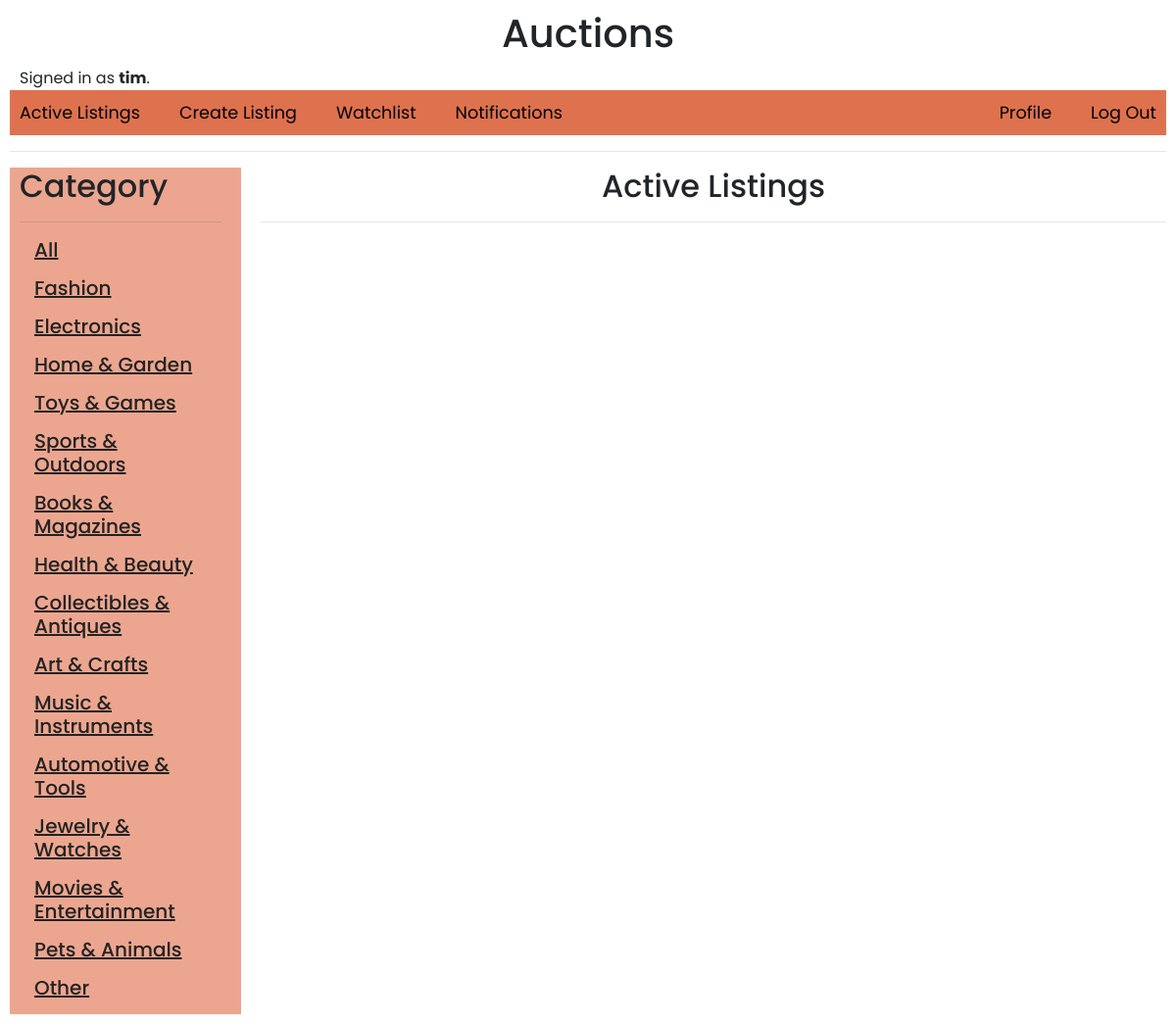
/?q=Fashion (signed in), run on the app's committed database.
### auctions/models.py (models this page shows, shortened)
class User(AbstractUser):
    @cached_property
    def unread_notification_count(self):
        return Notification.objects.filter(user=self, is_read=False).count()

class Category(models.Model):
    name = models.CharField(max_length=40)
    updated = models.DateTimeField(auto_now=True)
    created = models.DateTimeField(auto_now_add=True)
    class Meta:
        ordering = ['created']

### auctions/views.py (the view)
# urls.py: path("", views.index, name="index"),
def index(request):
    q = request.GET.get('q') if request.GET.get('q') != None else ''
    listings = AuctionListing.objects.filter(
        Q(is_active=True) &
        Q(category__name__icontains=q)
        )
    for listing in listings:
        highest_bid = Bid.objects.filter(listing=listing).first()
        listing.max_bid = highest_bid.amount if highest_bid else None
    Categories = Category.objects.all()
    context = {'listings':listings,
               'Categories':Categories}
    return render(request, "auctions/index.html", context)

### auctions/templates/auctions/index.html (shortened to what this page needs)
{% extends "auctions/layout.html" %}
{% block body %}
<div class="home-container">
    <div class="Category-container" style="background-color: #eca68f;">
        {% include 'auctions/category.html' %}
    </div>
    <div class="listings-container">
        <h2 class="title">Active Listings</h2>
        <hr>
    </div>
{% endblock %}

### auctions/templates/auctions/layout.html (shortened to what this page needs)
{% load static %}
<!DOCTYPE html>
<html lang="en">
    <head>
        <link rel="stylesheet" href="https://stackpath.bootstrapcdn.com/bootstrap/4.4.1/css/bootstrap.min.css">
        <link href="{% static 'auctions/styles.css' %}" rel="stylesheet">
    </head>
    <body>
        <h1 class="title">Auctions</h1>
        <div class="signedUser">
            {% if user.is_authenticated %}
                Signed in as <strong>{{ user.username }}</strong>.
            {% else %}
                Not signed in.
            {% endif %}
        </div>
        <ul class="nav" style="background-color: #de724f;">
            <li class="nav-item left-links">
                <a class="nav-link" href="{% url 'index' %}">Active Listings</a>
                {% if user.is_authenticated %}
                <a class="nav-link" href="{% url 'CreateListing' %}">Create Listing</a>
                <a class="nav-link" href="{% url 'watchlistPage' %}">Watchlist</a>
                <a class="nav-link {% if user.unread_notification_count > 0 %}has-unread{% endif %}" href="{% url 'Notifications' %}">Notifications
                </a>
                {% endif %}
            </li>
            {% if user.is_authenticated %}
                <li class="nav-item right-links">
                    <a class="nav-link" href="{% url 'Profile' %}">Profile</a>
                    <a class="nav-link" href="{% url 'logout' %}">Log Out</a>
                </li>
            {% else %}
                <li class="nav-item right-links">
                    <a class="nav-link" href="{% url 'login' %}">Log In</a>
                    <a class="nav-link" href="{% url 'register' %}">Register</a>
                </li>
            {% endif %}
        </ul>
        <hr>
        {% block body %}
        {% endblock %}
    </body>
</html>

### auctions/templates/auctions/category.html
<h2>Category</h2>
<hr>
    <div class="category">
        <a href="{% url 'index' %}"><h5>All</h5></a>
    </div>
{% for Categorie in Categories %}
    <div class="category">
        <a href="{% url 'index' %}?q={{Categorie.name}}"><h5>{{Categorie.name}}</h5></a>
    </div>
{% endfor %}

### auctions/static/auctions/styles.css (style rules this page uses)
body { padding: 10px; font-family: 'Poppins', sans-serif; }
body .title { text-align: center; margin-bottom: 10px; }
.signedUser { margin-left: 10px; }
.nav { display: flex; justify-content: space-between; list-style: none; padding: 0; margin: 0; }
.nav-item { margin: 0; }
.nav-link { text-decoration: none; padding: 10px; }
.right-links { display: flex; align-items: center; gap: 20px; }
.left-links { display: flex; align-items: center; gap: 20px; }
.nav-item a { color: black; font-size: 1.1em; }
.home-container { display: grid; grid-template-columns: 1fr 4fr; }
.Category-container { background-color: #eca68f; padding-right: 20px; padding-left: 10px; }
.category { margin: 15px; }
.category a { color: rgb(35, 35, 35); font-size: 0.9em; text-decoration:underline; }
.listings-container { padding-left: 20px; }

### data on the page
User: username "tim"
Category: name "Fashion"
Category: name "Electronics"
Category: name "Home & Garden"
Category: name "Toys & Games"
Category: name "Sports & Outdoors"
Category: name "Books & Magazines"
Category: name "Health & Beauty"
Category: name "Collectibles & Antiques"
Category: name "Art & Crafts"
Category: name "Music & Instruments"
Category: name "Automotive & Tools"
Category: name "Jewelry & Watches"
Category: name "Movies & Entertainment"
Category: name "Pets & Animals"
Category: name "Other"
